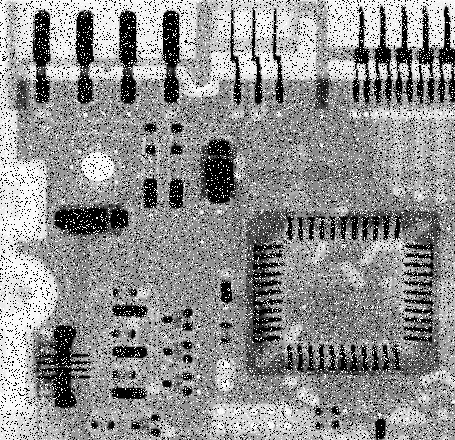
//> input picture Order-StatisticNonlinear-MedianFiltering/Fig0335(a)(ckt_board_saltpep_prob_pt05).tif, 455 x 440 px
$ ./Order-StatisticNonlinear-MedianFiltering   (built with g++ and OpenCV 4)
//> lines starting //> are read from the running program, lines starting //| are printed output that depends on the picture
/**
* @author:          yangjun
* @date             2017/8/29 11:44
* @description:     统计排序滤波器是一种非线性空间滤波器。
					这种滤波器的响应以滤波器包围的图像区域中所包含的像素的排序为基础，然后使用统计排序结果决定的值代替中心像素的值
					中值滤波器对处理脉冲噪声非常有效，该种噪声也称为“椒盐噪声”
*/

#include <core/core.hpp>
#include <highgui/highgui.hpp>

int main() {
	IplImage *srcImage = cvLoadImage("F:\\DIP3E_Original_Images\\DIP3E_Original_Images_CH03\\Fig0335(a)(ckt_board_saltpep_prob_pt05).tif", 0);//以灰度图像的形式读入图片
//> srcImage is the input picture: 440 rows x 455 cols, CV_8UC1; min 0, max 255, mean 144.1
	if (srcImage == NULL)
	{
		return 0;
	}

	cvNamedWindow("SrcImage", CV_WINDOW_AUTOSIZE);
	cvShowImage("SrcImage", srcImage);

	uchar *ptr, *dst;
	int temp;
	IplImage *dstImage = cvCreateImage(cvGetSize(srcImage), srcImage->depth, 1);

	int tem[9] = { 0 }; //获取中值时用于排序

	//中值滤波: 在去除噪声的同时，图像的模糊程度比较小，比均值滤波更加适合
	for (int i = 0; i < srcImage->height; i++) {
		for (int j = 0; j < srcImage->width; j++) {

			//边界处理
			if (i == 0 || i == srcImage->height || j == 0 || j == srcImage->width) {
				ptr = (uchar *)srcImage->imageData + i * srcImage->widthStep + j;
				dst = (uchar *)dstImage->imageData + i * dstImage->widthStep + j;
				*dst = *ptr; //边界值赋予源图像的值
			}
			else {
				temp = 0;
				//将3 * 3模板覆盖的值拷贝进数组，便于查找中值
				for (int m = -1; m <= 1; m++) {
					for (int n = -1; n <= 1; n++) {
						ptr = (uchar *)srcImage->imageData + (i + m)*srcImage->widthStep + j + n;
						tem[3 * (m + 1) + n + 1] = *ptr;
					}
				}
				//对数组进行冒泡排序
				for (int r = 0; r < 8; r++) {
					for (int s = 0; s < r - 1; s++) {
						if (tem[s] > tem[s + 1]) {
							temp = tem[s];
							tem[s] = tem[s + 1];
							tem[s + 1] = temp;
						}
					}
				}
				//对新图赋予新值
				dst = (uchar *)dstImage->imageData + i * dstImage->widthStep + j;
				*dst = (uchar)(tem[4]); //赋新值
			}
		}
	}
//> this loop made 440 passes
//> temp on passes 1 to 3: 0, 248, 255
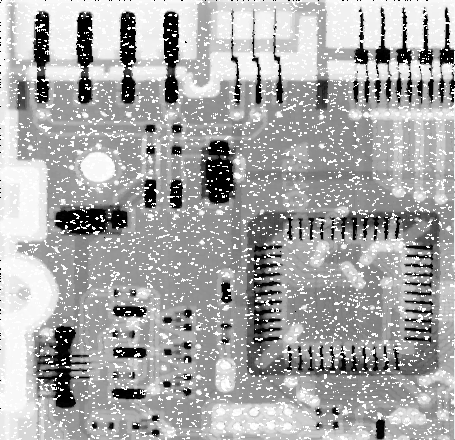
//> dstImage: 440 rows x 455 cols, CV_8UC1; min 0, max 255, mean 168.1
//> after the loop, temp = 233; tem = [149, 150, 162, 0, 165, 0, 233, 0, 0]

	cvNamedWindow("DstImage");
	cvShowImage("DstImage", dstImage);

	cvWaitKey(0);
	cvReleaseImage(&srcImage);
	cvReleaseImage(&dstImage);
	cvDestroyAllWindows();
	return 0;
}
